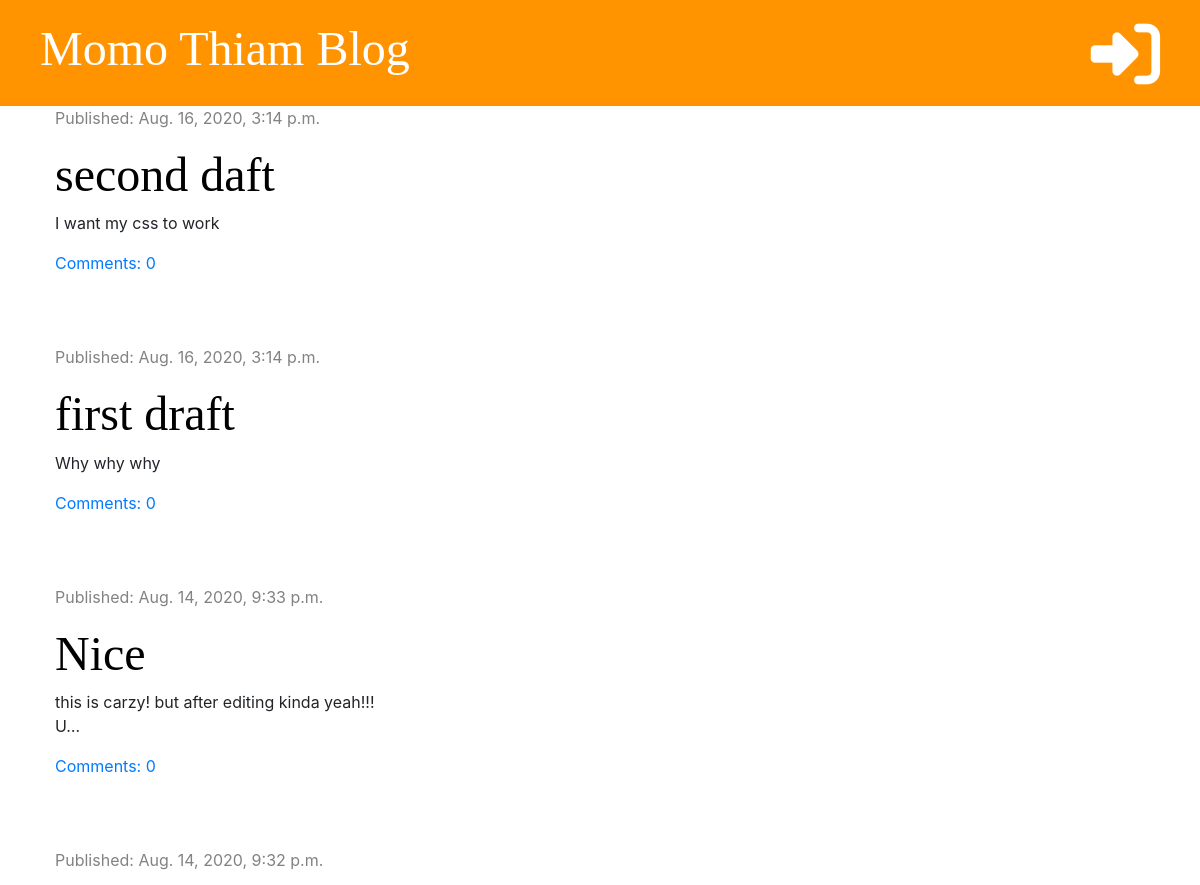
The app's page / (upper part), older data.
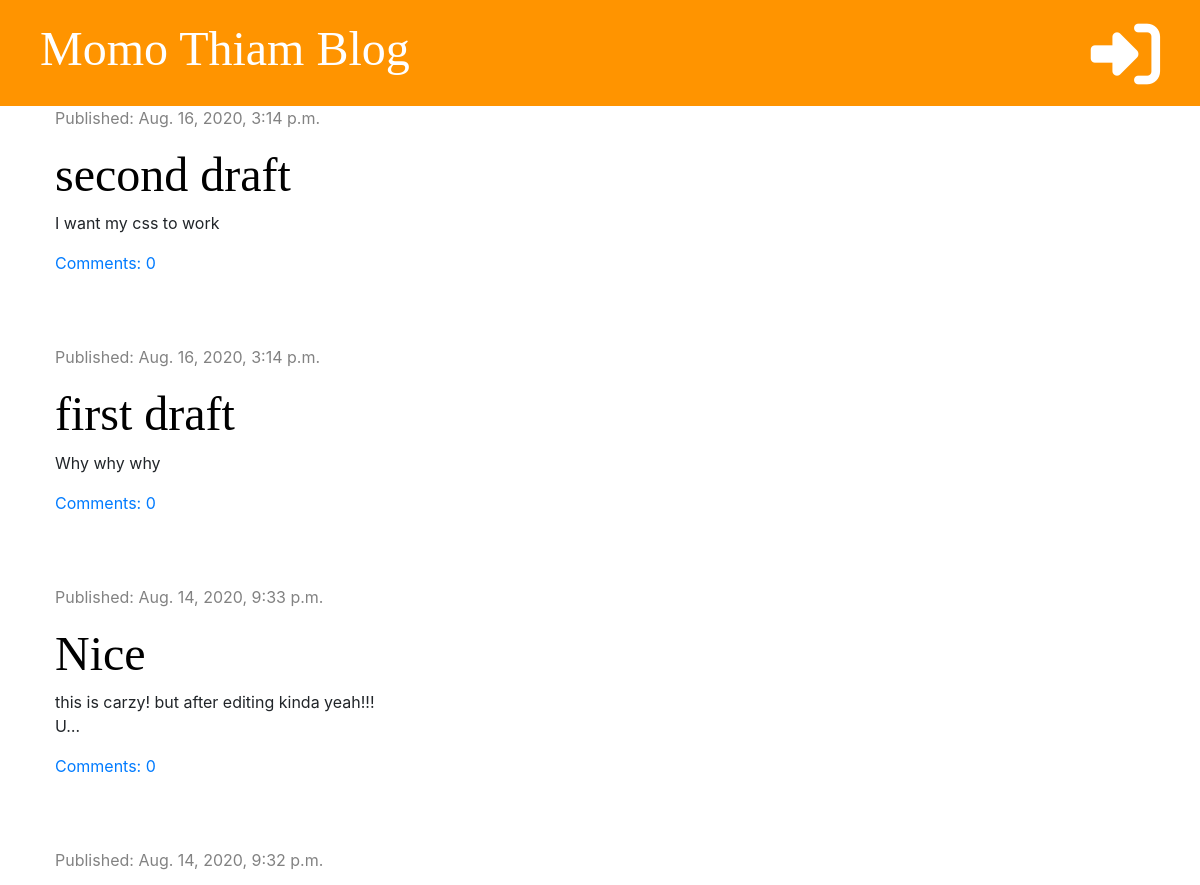
The same page, newer data.
### blog/models.py (models this page shows, shortened)
class Post(models.Model):
    author = models.ForeignKey('auth.User', on_delete=models.CASCADE)
    title = models.CharField(max_length=200)
    text = models.TextField()
    created_date = models.DateTimeField(default=timezone.now)
    published_date = models.DateTimeField(blank=True, null=True)
    def approved_comments(self):
        return self.comments.filter(approved=True)

### blog/views.py (the view)
# urls.py: path('', views.post_list, name='post_list'),
def post_list(request):
    posts = Post.objects.filter(published_date__lte=timezone.now()).order_by('-published_date')
    stuff_for_frontend = {'posts': posts}
    return render(request, 'blog/post_list.html', stuff_for_frontend)

### blog/templates/blog/post_list.html (shortened to what this page needs)
{% extends 'blog/base.html' %}
{% block content %}
    {% for post in posts %}
        <div class="post">
            <div class="date">
                <p>Published: {{ post.published_date }}</p>
            </div>
            <h1><a href="{% url 'post_detail' pk=post.pk %}">{{ post.title }}</a></h1>
            <p>{{ post.text|truncatechars:50|linebreaksbr }}</p>
            <a href="{% url 'post_detail' pk=post.pk %}">Comments: {{ post.approved_comments.count }}</a>
        </div>
    {% endfor %}
{% endblock %}

Row changes from the older to the newer data that the page shows:
changed Post "I want my css to work": title "second daft" → "second draft"
